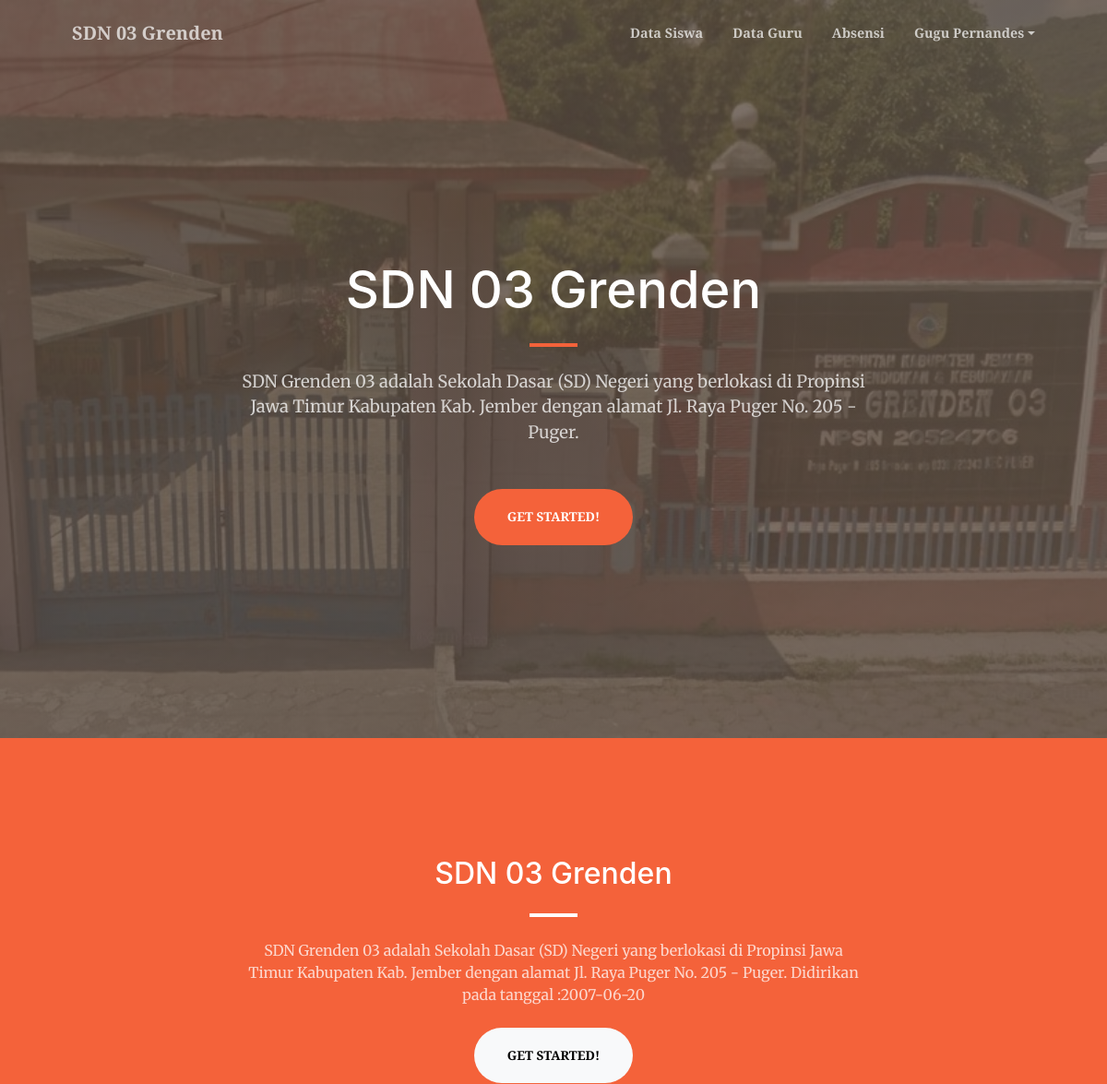
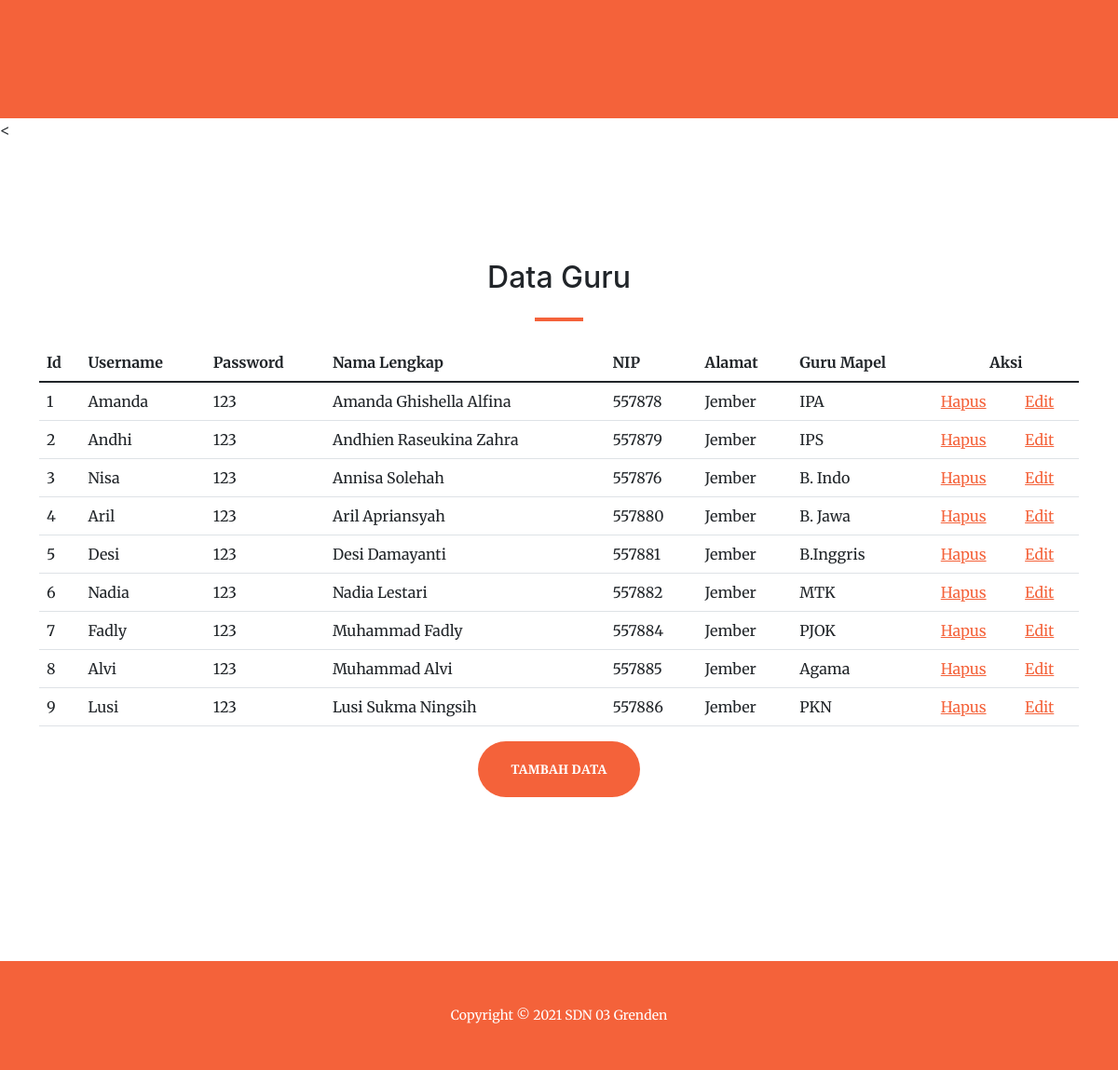
The app's page /tu_data_guru.php (signed in) with its own data (2 pictures, top to bottom).
### tables this page shows
CREATE TABLE `data_guru` (
  `id` int(30) NOT NULL,
  `username` varchar(30) NOT NULL,
  `password` varchar(30) NOT NULL,
  `nama_lengkap` varchar(30) NOT NULL,
  `nip` int(30) NOT NULL,
  `alamat_guru` varchar(30) NOT NULL,
  `guru_mapel` varchar(30) NOT NULL
);

### tu_data_guru.php (the view, shortened to what this page needs)
<?php
$nama=$_SESSION["nama"];
?>
<?php
    include_once("config.php");
    $query = mysqli_query($kon, "Select * from data_guru");
?>
<!DOCTYPE html>
<html lang="en">
<head>
    <link href="https://cdn.jsdelivr.net/npm/bootstrap-icons@1.5.0/font/bootstrap-icons.css" rel="stylesheet" />
    <link href="https://cdnjs.cloudflare.com/ajax/libs/SimpleLightbox/2.1.0/simpleLightbox.min.css" rel="stylesheet" />
    <link href="css/styles.css" rel="stylesheet" />
</head>
<body id="page-top">
<form action="" method="post">
    <nav class="navbar navbar-expand-lg navbar-light fixed-top py-3" id="mainNav">
        <div class="container px-4 px-lg-5">
            <a class="navbar-brand" href="tu_beranda.php">SDN 03 Grenden</a>
            <div class="collapse navbar-collapse" id="navbarResponsive">
                <ul class="navbar-nav ms-auto my-2 my-lg-0">
                <li class="nav-item"><a class="nav-link" href="tu_data_siswa.php">Data Siswa</a></li>
                    <li class="nav-item"><a class="nav-link" href="tu_data_guru.php">Data Guru</a></li>
                    <li class="nav-item"><a class="nav-link" href="tu_absensi.php">Absensi</a></li>
                    <li class="nav-item dropdown">
                        <a class="nav-link dropdown-toggle" data-bs-toggle="dropdown" href="#" role="button" aria-expanded="false"><?php echo $nama; ?></a>
                    </li>
                </ul>
            </div>
        </div>
    </nav>
    <header class="masthead">
        <div class="container px-4 px-lg-5 h-100">
            <div class="row gx-4 gx-lg-5 h-100 align-items-center justify-content-center text-center">
                <div class="col-lg-8 align-self-end">
                    <h1 class="text-white font-weight-bold">SDN 03 Grenden</h1>
                    <hr class="divider" />
                </div>
                <div class="col-lg-8 align-self-baseline">
                    <p class="text-white-75 mb-5">SDN Grenden 03 adalah Sekolah Dasar (SD) Negeri yang berlokasi di
                        Propinsi Jawa Timur Kabupaten Kab. Jember dengan alamat Jl. Raya Puger No. 205 - Puger.</p>
                    <a class="btn btn-primary btn-xl" href="#Data_Guru">Get Started!</a>
                </div>
            </div>
        </div>
    </header>
    <section class="page-section bg-primary" id="Tentang">
        <div class="container px-4 px-lg-5">
            <div class="row gx-4 gx-lg-5 justify-content-center">
                <div class="col-lg-8 text-center">
                    <h2 class="text-white mt-0">SDN 03 Grenden</h2>
                    <hr class="divider divider-light" />
                    <p class="text-white-75 mb-4">SDN Grenden 03 adalah Sekolah Dasar (SD) Negeri yang berlokasi di
                        Propinsi Jawa Timur Kabupaten Kab. Jember dengan alamat Jl. Raya Puger No. 205 - Puger.
                        Didirikan pada tanggal :2007-06-20</p>
                    <a class="btn btn-light btn-xl" href="#Data_Guru">Get Started!</a>
                </div>
            </div>
        </div>
    </section>
    <<section class="page-section" id="Data_Guru">
        <div class="container px-9 px-lg-19">
            <div class="row gx-4 gx-lg-5 justify-content-center">
                <div class="col-lg-8 col-xl-6 text-center">
                    <h2 class="mt-0">Data Guru </h2>
                    <hr class="divider" />
                </div>
            </div>
            <div class="row gx-4 gx-lg-5 justify-content-center mb-5">
                <div class="col-lg-15">
                <table class="table">
                    <thead>
                        <tr>
                        <th scope="col">Id</th>
                        <th scope="col">Username</th>
                        <th scope="col">Password</th>
                        <th scope="col">Nama Lengkap</th>
                        <th scope="col">NIP</th>
                        <th scope="col">Alamat</th>
                        <th scope="col">Guru Mapel</th>
                        <th colspan="2" class="text-center">Aksi</th>
                        </tr>
                    </thead>
                    <tbody>
                    <?php
                        while($data = mysqli_fetch_array($query)){
                            echo "<tr>";
                            echo "<td>".$data['id']."</td>";
                            echo "<td>".$data['username']."</td>";
                            echo "<td>".$data['password']."</td>";
                            echo "<td>".$data['nama_lengkap']."</td>";
                            echo "<td>".$data['nip']."</td>";
                            echo "<td>".$data['alamat_guru']."</td>";
                            echo "<td>".$data['guru_mapel']."</td>";
                            echo "<td><a href ='tu_data_guru_hapus.php?id=".$data['id']."'>Hapus</td>";
                            echo "<td><a href ='tu_data_guru_edit.php?id=".$data['id']."'>Edit</td>";
                            echo "</tr>";
                        }
                    ?>
                    </tbody>
                    </table>
                </div>
                <div class="col-lg-8 text-center">
                    <a class="btn btn-primary btn-xl" href="tu_data_guru_tambah.php">Tambah Data</a>
                </div>
            </div>
        </div>
    </section>
    <footer class="bg-primary py-5">
        <div class="container px-4 px-lg-5">
            <div class="small text-center text-white">Copyright &copy; 2021 SDN 03 Grenden</div>
        </div>
    </footer>
</form>
</body>
</html>

### records on screen
data_guru: id "1", username "Amanda", password "123", nama_lengkap "Amanda Ghishella Alfina", nip "557878", alamat_guru "Jember", guru_mapel "IPA"
data_guru: id "2", username "Andhi", password "123", nama_lengkap "Andhien Raseukina Zahra", nip "557879", alamat_guru "Jember", guru_mapel "IPS"
data_guru: id "3", username "Nisa", password "123", nama_lengkap "Annisa Solehah", nip "557876", alamat_guru "Jember", guru_mapel "B. Indo"
data_guru: id "4", username "Aril", password "123", nama_lengkap "Aril Apriansyah", nip "557880", alamat_guru "Jember", guru_mapel "B. Jawa"
data_guru: id "5", username "Desi", password "123", nama_lengkap "Desi Damayanti", nip "557881", alamat_guru "Jember", guru_mapel "B.Inggris"
data_guru: id "6", username "Nadia", password "123", nama_lengkap "Nadia Lestari", nip "557882", alamat_guru "Jember", guru_mapel "MTK"
data_guru: id "7", username "Fadly", password "123", nama_lengkap "Muhammad Fadly", nip "557884", alamat_guru "Jember", guru_mapel "PJOK"
data_guru: id "8", username "Alvi", password "123", nama_lengkap "Muhammad Alvi", nip "557885", alamat_guru "Jember", guru_mapel "Agama"
data_guru: id "9", username "Lusi", password "123", nama_lengkap "Lusi Sukma Ningsih", nip "557886", alamat_guru "Jember", guru_mapel "PKN"

### other values on screen
$nama "Gugu Pernandes"
